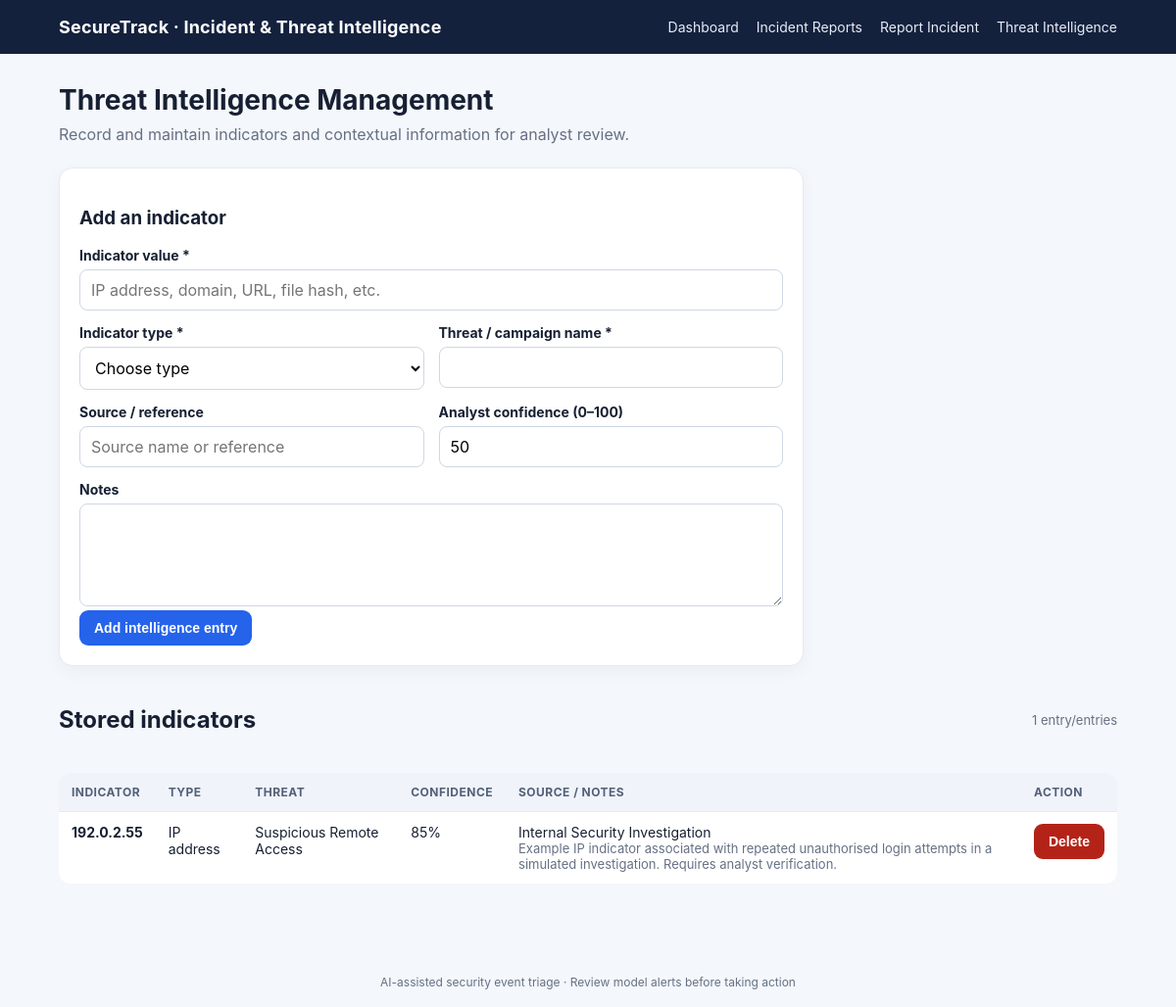
The page /threat-intel on the database its author committed.
### tables this page shows
CREATE TABLE threat_intel (
        id INTEGER PRIMARY KEY AUTOINCREMENT,
        indicator TEXT NOT NULL,
        indicator_type TEXT NOT NULL,
        threat_name TEXT NOT NULL,
        source TEXT,
        confidence INTEGER NOT NULL DEFAULT 50,
        notes TEXT,
        created_at TEXT NOT NULL
    );

### app.py (the view, shortened to what this page needs)
@app.route("/threat-intel", methods=["GET", "POST"])
def threat_intel():
    db = get_db()
    rows = db.execute(
        "SELECT * FROM threat_intel ORDER BY id DESC"
    ).fetchall()
    return render_template("threat_intel.html", indicators=rows)

### app.py (called while the page is built)
def get_db():
    if "db" not in g:
        g.db = sqlite3.connect(DB_PATH)
        g.db.row_factory = sqlite3.Row
        g.db.execute("PRAGMA foreign_keys = ON")
    return g.db

### templates/threat_intel.html (shortened to what this page needs)
{% extends "base.html" %}
{% block content %}
<h1>Threat Intelligence Management</h1>
<p class="sub">Record and maintain indicators and contextual information for analyst review.</p>
<form class="card" method="post">
  <h3>Add an indicator</h3>
  <label for="indicator">Indicator value *</label>
  <input id="indicator" name="indicator" required placeholder="IP address, domain, URL, file hash, etc.">
  <div class="two">
    <div><label for="indicator_type">Indicator type *</label>
      <select id="indicator_type" name="indicator_type" required>
        <option value="">Choose type</option>
      </select>
    </div>
    <div><label for="threat_name">Threat / campaign name *</label><input id="threat_name" name="threat_name" required></div>
  </div>
  <div class="two">
    <div><label for="source">Source / reference</label><input id="source" name="source" placeholder="Source name or reference"></div>
    <div><label for="confidence">Analyst confidence (0–100)</label><input id="confidence" name="confidence" type="number" min="0" max="100" value="50"></div>
  </div>
  <label for="notes">Notes</label><textarea id="notes" name="notes"></textarea>
  <button class="btn" type="submit">Add intelligence entry</button>
</form>
<div class="toolbar"><h2>Stored indicators</h2><span class="muted">{{ indicators|length }} entry/entries</span></div>
{% if indicators %}
<table>
<thead><tr><th>Indicator</th><th>Type</th><th>Threat</th><th>Confidence</th><th>Source / notes</th><th>Action</th></tr></thead>
<tbody>
{% for item in indicators %}
<tr>
<td><b>{{ item.indicator }}</b></td><td>{{ item.indicator_type }}</td><td>{{ item.threat_name }}</td>
<td>{{ item.confidence }}%</td><td>{{ item.source or '—' }}<div class="muted">{{ item.notes or '' }}</div></td>
<td><form class="inline" method="post" action="{{ url_for('delete_threat_intel', item_id=item.id) }}" onsubmit="return confirm('Delete this indicator?')"><button class="btn danger" type="submit">Delete</button></form></td>
</tr>
{% endfor %}
</tbody></table>
{% else %}<div class="card muted">No indicators have been added yet.</div>{% endif %}
{% endblock %}

### static/style.css (style rules this page uses)
:root { --navy:#14213d; --blue:#2563eb; --bg:#f4f7fb; --ink:#172033; --muted:#667085; --line:#e5eaf2; }
* { box-sizing:border-box; }
body { margin:0; font-family:Inter,Segoe UI,Arial,sans-serif; background:var(--bg); color:var(--ink); }
h1 { margin:0 0 8px; font-size:28px; }
.sub { color:var(--muted); margin:0 0 24px; }
.card { background:#fff; border:1px solid var(--line); border-radius:14px; padding:20px; box-shadow:0 5px 18px rgba(24,39,75,.045); }
.muted { color:var(--muted); font-size:13px; }
.toolbar { display:flex; justify-content:space-between; align-items:center; gap:12px; flex-wrap:wrap; margin:20px 0; }
.btn { display:inline-block; border:0; background:var(--blue); color:#fff; text-decoration:none; padding:10px 15px; border-radius:9px; font-weight:650; cursor:pointer; font-size:14px; }
.btn.danger { background:#b42318; }
form.card { max-width:760px; }
label { display:block; font-weight:650; font-size:14px; margin:14px 0 6px; }
input,select,textarea { width:100%; border:1px solid #cfd7e4; background:#fff; border-radius:8px; padding:10px 11px; font:inherit; }
textarea { min-height:105px; resize:vertical; }
table { width:100%; border-collapse:collapse; background:#fff; border-radius:12px; overflow:hidden; }
th,td { text-align:left; padding:12px 13px; border-bottom:1px solid var(--line); font-size:14px; vertical-align:top; }
th { background:#f0f4fa; font-size:12px; text-transform:uppercase; letter-spacing:.04em; color:#526078; }
tr:last-child td { border-bottom:0; }
.inline { display:inline; }
.two { display:grid; grid-template-columns:1fr 1fr; gap:15px; }

### rows shown on the page
threat_intel: indicator "192.0.2.55", indicator_type "IP address", threat_name "Suspicious Remote Access", confidence "85", source "Internal Security Investigation", notes "Example IP indicator associated with repeated unauthorised login attempts in a simulated investigation. Requires analyst verification."

### other values the page prints
{{ indicators|length }} "1"
